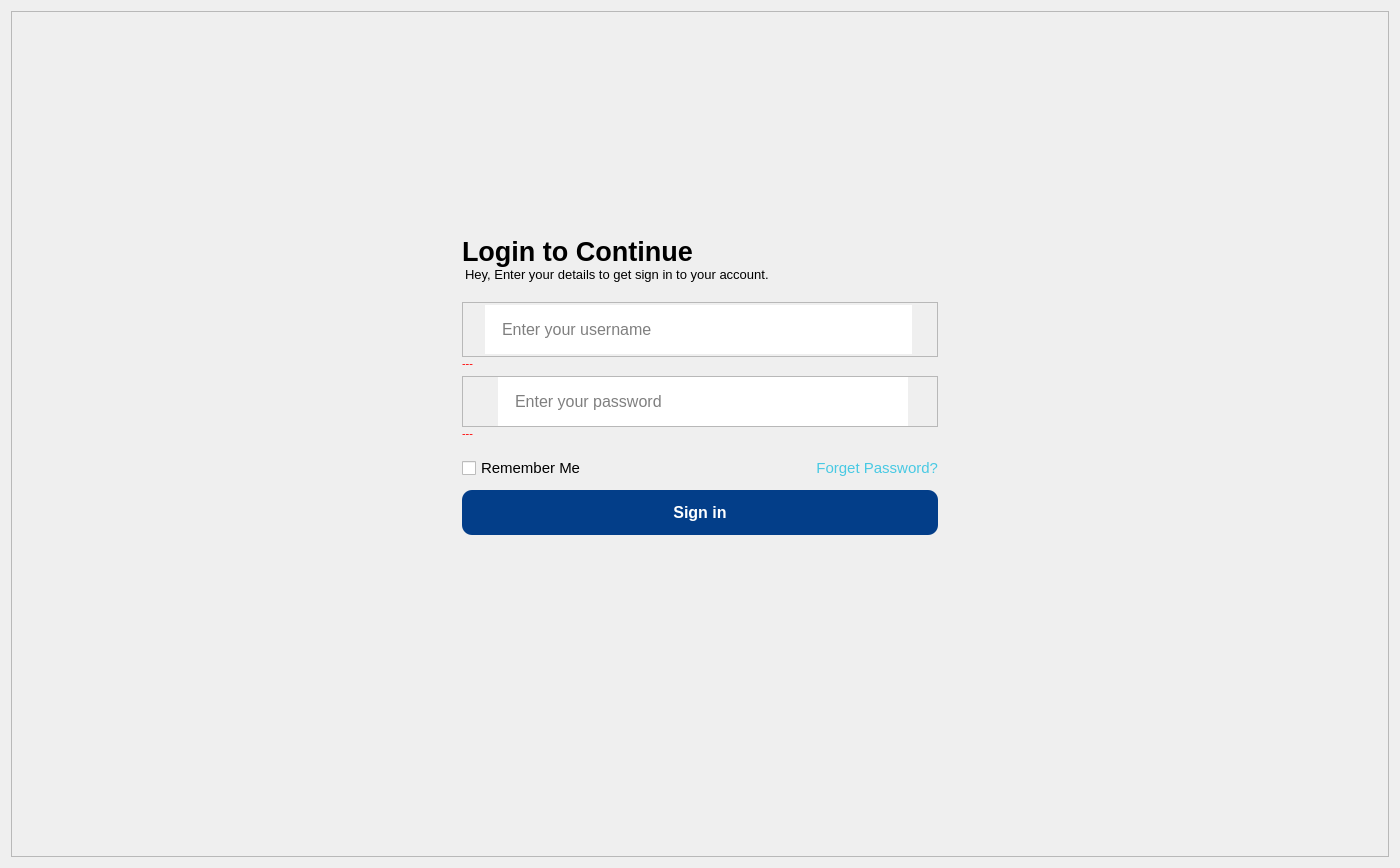
<?xml version="1.0" encoding="UTF-8"?>
<ui version="4.0">
 <class>Form</class>
 <widget class="QWidget" name="Form">
  <property name="geometry">
   <rect>
    <x>0</x>
    <y>0</y>
    <width>1400</width>
    <height>868</height>
   </rect>
  </property>
  <property name="windowTitle">
   <string>Form</string>
  </property>
  <layout class="QVBoxLayout" name="verticalLayout_2">
   <item>
    <widget class="QFrame" name="frame_4">
     <property name="styleSheet">
      <string notr="true"/>
     </property>
     <property name="frameShape">
      <enum>QFrame::StyledPanel</enum>
     </property>
     <property name="frameShadow">
      <enum>QFrame::Raised</enum>
     </property>
     <layout class="QVBoxLayout" name="verticalLayout">
      <property name="spacing">
       <number>0</number>
      </property>
      <property name="leftMargin">
       <number>0</number>
      </property>
      <property name="topMargin">
       <number>0</number>
      </property>
      <property name="rightMargin">
       <number>0</number>
      </property>
      <property name="bottomMargin">
       <number>0</number>
      </property>
      <item>
       <layout class="QVBoxLayout" name="verticalLayout_5">
        <property name="leftMargin">
         <number>450</number>
        </property>
        <property name="topMargin">
         <number>200</number>
        </property>
        <property name="rightMargin">
         <number>450</number>
        </property>
        <property name="bottomMargin">
         <number>60</number>
        </property>
        <item>
         <widget class="QLabel" name="logo">
          <property name="sizePolicy">
           <sizepolicy hsizetype="Minimum" vsizetype="Maximum">
            <horstretch>0</horstretch>
            <verstretch>0</verstretch>
           </sizepolicy>
          </property>
          <property name="styleSheet">
           <string notr="true">margin-bottom:10px</string>
          </property>
          <property name="text">
           <string/>
          </property>
          <property name="pixmap">
           <pixmap>:/files/images/login_img.png</pixmap>
          </property>
         </widget>
        </item>
        <item alignment="Qt::AlignLeft">
         <widget class="QLabel" name="label">
          <property name="sizePolicy">
           <sizepolicy hsizetype="Preferred" vsizetype="Maximum">
            <horstretch>0</horstretch>
            <verstretch>0</verstretch>
           </sizepolicy>
          </property>
          <property name="styleSheet">
           <string notr="true">QLabel{
color:&quot;#020014&quot;;
font-weight:900;
font-size:20pt
}</string>
          </property>
          <property name="text">
           <string>Login to Continue</string>
          </property>
          <property name="alignment">
           <set>Qt::AlignLeading|Qt::AlignLeft|Qt::AlignTop</set>
          </property>
         </widget>
        </item>
        <item>
         <widget class="QLabel" name="label_2">
          <property name="sizePolicy">
           <sizepolicy hsizetype="Maximum" vsizetype="Maximum">
            <horstretch>0</horstretch>
            <verstretch>0</verstretch>
           </sizepolicy>
          </property>
          <property name="styleSheet">
           <string notr="true">QLabel{
color:&quot;#959292&quot;;
font-weight: 400;
line-height:20px;
padding:(0px,5px);
font-size:10pt;
margin-bottom:10px
}</string>
          </property>
          <property name="text">
           <string>Hey, Enter your details to get sign in to your account.</string>
          </property>
         </widget>
        </item>
        <item>
         <layout class="QVBoxLayout" name="verticalLayout_4">
          <property name="spacing">
           <number>0</number>
          </property>
          <property name="topMargin">
           <number>10</number>
          </property>
          <property name="bottomMargin">
           <number>6</number>
          </property>
          <item>
           <widget class="QFrame" name="frame_6">
            <property name="sizePolicy">
             <sizepolicy hsizetype="Minimum" vsizetype="Fixed">
              <horstretch>0</horstretch>
              <verstretch>0</verstretch>
             </sizepolicy>
            </property>
            <property name="minimumSize">
             <size>
              <width>0</width>
              <height>55</height>
             </size>
            </property>
            <property name="frameShape">
             <enum>QFrame::StyledPanel</enum>
            </property>
            <property name="frameShadow">
             <enum>QFrame::Raised</enum>
            </property>
            <layout class="QHBoxLayout" name="horizontalLayout_2">
             <property name="spacing">
              <number>0</number>
             </property>
             <property name="leftMargin">
              <number>15</number>
             </property>
             <property name="topMargin">
              <number>0</number>
             </property>
             <property name="rightMargin">
              <number>25</number>
             </property>
             <property name="bottomMargin">
              <number>0</number>
             </property>
             <item>
              <widget class="QLabel" name="label_5">
               <property name="sizePolicy">
                <sizepolicy hsizetype="Maximum" vsizetype="Maximum">
                 <horstretch>0</horstretch>
                 <verstretch>0</verstretch>
                </sizepolicy>
               </property>
               <property name="maximumSize">
                <size>
                 <width>20</width>
                 <height>17</height>
                </size>
               </property>
               <property name="styleSheet">
                <string notr="true">border:none</string>
               </property>
               <property name="text">
                <string/>
               </property>
               <property name="pixmap">
                <pixmap>../images/icon_email.png</pixmap>
               </property>
               <property name="scaledContents">
                <bool>true</bool>
               </property>
              </widget>
             </item>
             <item>
              <widget class="QLineEdit" name="txtUsername">
               <property name="styleSheet">
                <string notr="true">QLineEdit{
border:none;
padding:14px 15px;
font-size:12pt
}</string>
               </property>
               <property name="text">
                <string/>
               </property>
               <property name="placeholderText">
                <string>Enter your username</string>
               </property>
              </widget>
             </item>
            </layout>
           </widget>
          </item>
          <item>
           <widget class="QLabel" name="errUsername">
            <property name="sizePolicy">
             <sizepolicy hsizetype="Maximum" vsizetype="Maximum">
              <horstretch>0</horstretch>
              <verstretch>0</verstretch>
             </sizepolicy>
            </property>
            <property name="styleSheet">
             <string notr="true">QLabel{
color:red;
font-size:8pt;
}</string>
            </property>
            <property name="text">
             <string>---</string>
            </property>
           </widget>
          </item>
         </layout>
        </item>
        <item>
         <layout class="QVBoxLayout" name="verticalLayout_6">
          <property name="spacing">
           <number>0</number>
          </property>
          <property name="bottomMargin">
           <number>6</number>
          </property>
          <item>
           <widget class="QFrame" name="frame_7">
            <property name="sizePolicy">
             <sizepolicy hsizetype="Minimum" vsizetype="Maximum">
              <horstretch>0</horstretch>
              <verstretch>0</verstretch>
             </sizepolicy>
            </property>
            <property name="frameShape">
             <enum>QFrame::StyledPanel</enum>
            </property>
            <property name="frameShadow">
             <enum>QFrame::Raised</enum>
            </property>
            <layout class="QHBoxLayout" name="horizontalLayout_3">
             <property name="spacing">
              <number>0</number>
             </property>
             <property name="leftMargin">
              <number>15</number>
             </property>
             <property name="topMargin">
              <number>0</number>
             </property>
             <property name="rightMargin">
              <number>15</number>
             </property>
             <property name="bottomMargin">
              <number>0</number>
             </property>
             <item>
              <widget class="QLabel" name="label_6">
               <property name="sizePolicy">
                <sizepolicy hsizetype="Preferred" vsizetype="Maximum">
                 <horstretch>0</horstretch>
                 <verstretch>0</verstretch>
                </sizepolicy>
               </property>
               <property name="minimumSize">
                <size>
                 <width>20</width>
                 <height>0</height>
                </size>
               </property>
               <property name="styleSheet">
                <string notr="true">border:none</string>
               </property>
               <property name="text">
                <string/>
               </property>
               <property name="pixmap">
                <pixmap resource="../resource.qrc">:/icon/images/password.svg</pixmap>
               </property>
               <property name="scaledContents">
                <bool>true</bool>
               </property>
              </widget>
             </item>
             <item>
              <widget class="QLineEdit" name="txtPassword">
               <property name="sizePolicy">
                <sizepolicy hsizetype="Expanding" vsizetype="Fixed">
                 <horstretch>0</horstretch>
                 <verstretch>0</verstretch>
                </sizepolicy>
               </property>
               <property name="styleSheet">
                <string notr="true">QLineEdit{
padding:14px 15px;
border:none;
font-size:12pt
}</string>
               </property>
               <property name="text">
                <string/>
               </property>
               <property name="echoMode">
                <enum>QLineEdit::Password</enum>
               </property>
               <property name="placeholderText">
                <string>Enter your password</string>
               </property>
              </widget>
             </item>
             <item>
              <widget class="QLabel" name="lblShowEye">
               <property name="sizePolicy">
                <sizepolicy hsizetype="Preferred" vsizetype="Maximum">
                 <horstretch>0</horstretch>
                 <verstretch>0</verstretch>
                </sizepolicy>
               </property>
               <property name="maximumSize">
                <size>
                 <width>20</width>
                 <height>20</height>
                </size>
               </property>
               <property name="cursor">
                <cursorShape>PointingHandCursor</cursorShape>
               </property>
               <property name="styleSheet">
                <string notr="true">border:none</string>
               </property>
               <property name="text">
                <string/>
               </property>
               <property name="pixmap">
                <pixmap>:/files/images/show_eye.png</pixmap>
               </property>
               <property name="scaledContents">
                <bool>true</bool>
               </property>
              </widget>
             </item>
             <item>
              <widget class="QLabel" name="lblHideEye">
               <property name="sizePolicy">
                <sizepolicy hsizetype="Preferred" vsizetype="Maximum">
                 <horstretch>0</horstretch>
                 <verstretch>0</verstretch>
                </sizepolicy>
               </property>
               <property name="maximumSize">
                <size>
                 <width>20</width>
                 <height>19</height>
                </size>
               </property>
               <property name="cursor">
                <cursorShape>PointingHandCursor</cursorShape>
               </property>
               <property name="styleSheet">
                <string notr="true">border:none</string>
               </property>
               <property name="text">
                <string/>
               </property>
               <property name="pixmap">
                <pixmap>:/files/images/hidden_eye.png</pixmap>
               </property>
               <property name="scaledContents">
                <bool>true</bool>
               </property>
              </widget>
             </item>
            </layout>
            <zorder>txtPassword</zorder>
            <zorder>lblHideEye</zorder>
            <zorder>lblShowEye</zorder>
            <zorder>label_6</zorder>
           </widget>
          </item>
          <item>
           <widget class="QLabel" name="errPassword">
            <property name="sizePolicy">
             <sizepolicy hsizetype="Minimum" vsizetype="Minimum">
              <horstretch>0</horstretch>
              <verstretch>0</verstretch>
             </sizepolicy>
            </property>
            <property name="styleSheet">
             <string notr="true">QLabel{
color:red;
font-size:8pt;
}</string>
            </property>
            <property name="text">
             <string>---</string>
            </property>
            <property name="wordWrap">
             <bool>true</bool>
            </property>
           </widget>
          </item>
         </layout>
        </item>
        <item>
         <layout class="QHBoxLayout" name="horizontalLayout_4">
          <property name="topMargin">
           <number>10</number>
          </property>
          <property name="bottomMargin">
           <number>10</number>
          </property>
          <item alignment="Qt::AlignLeft">
           <widget class="QCheckBox" name="checkBox">
            <property name="sizePolicy">
             <sizepolicy hsizetype="Minimum" vsizetype="Fixed">
              <horstretch>0</horstretch>
              <verstretch>0</verstretch>
             </sizepolicy>
            </property>
            <property name="styleSheet">
             <string notr="true">QCheckBox{
font-size:11pt
}</string>
            </property>
            <property name="text">
             <string>Remember Me</string>
            </property>
           </widget>
          </item>
          <item alignment="Qt::AlignRight">
           <widget class="QLabel" name="label_3">
            <property name="sizePolicy">
             <sizepolicy hsizetype="Maximum" vsizetype="Preferred">
              <horstretch>0</horstretch>
              <verstretch>0</verstretch>
             </sizepolicy>
            </property>
            <property name="styleSheet">
             <string notr="true">QLabel{
color:#48C9E3;
font-size:11pt
}</string>
            </property>
            <property name="text">
             <string>Forget Password?</string>
            </property>
            <property name="alignment">
             <set>Qt::AlignRight|Qt::AlignTrailing|Qt::AlignVCenter</set>
            </property>
           </widget>
          </item>
         </layout>
        </item>
        <item>
         <widget class="QPushButton" name="btnSignin">
          <property name="sizePolicy">
           <sizepolicy hsizetype="Minimum" vsizetype="Fixed">
            <horstretch>0</horstretch>
            <verstretch>0</verstretch>
           </sizepolicy>
          </property>
          <property name="font">
           <font>
            <pointsize>12</pointsize>
            <weight>87</weight>
            <bold>true</bold>
           </font>
          </property>
          <property name="cursor">
           <cursorShape>PointingHandCursor</cursorShape>
          </property>
          <property name="focusPolicy">
           <enum>Qt::TabFocus</enum>
          </property>
          <property name="autoFillBackground">
           <bool>false</bool>
          </property>
          <property name="styleSheet">
           <string notr="true">QPushButton{
background:#033E89;
color:#FFFFFF;
font-weight: 700;
border-radius:10%;
padding:13px;
font-size:12pt
}</string>
          </property>
          <property name="text">
           <string>Sign in</string>
          </property>
          <property name="flat">
           <bool>false</bool>
          </property>
         </widget>
        </item>
        <item>
         <spacer name="verticalSpacer">
          <property name="orientation">
           <enum>Qt::Vertical</enum>
          </property>
          <property name="sizeHint" stdset="0">
           <size>
            <width>20</width>
            <height>40</height>
           </size>
          </property>
         </spacer>
        </item>
       </layout>
      </item>
     </layout>
    </widget>
   </item>
  </layout>
 </widget>
 <resources>
  <include location="../resr.qrc"/>
  <include location="../resource.qrc"/>
 </resources>
 <connections/>
</ui>
